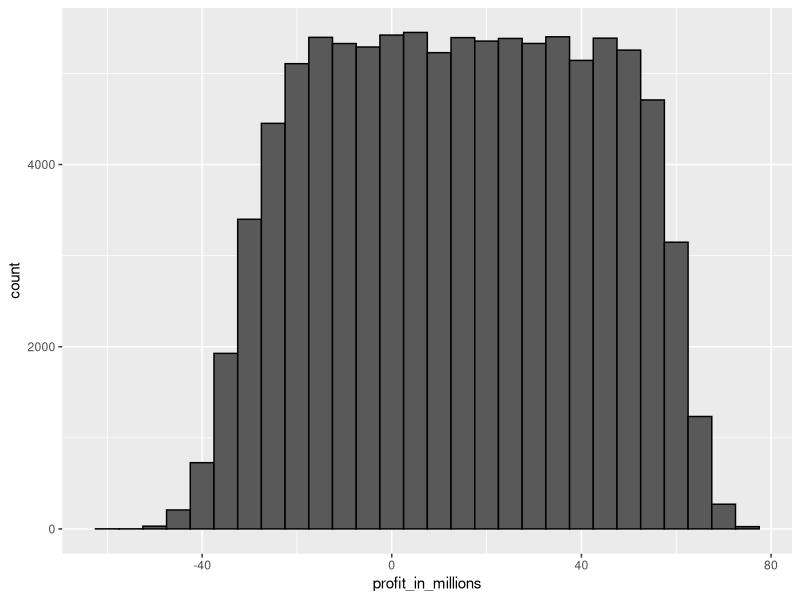
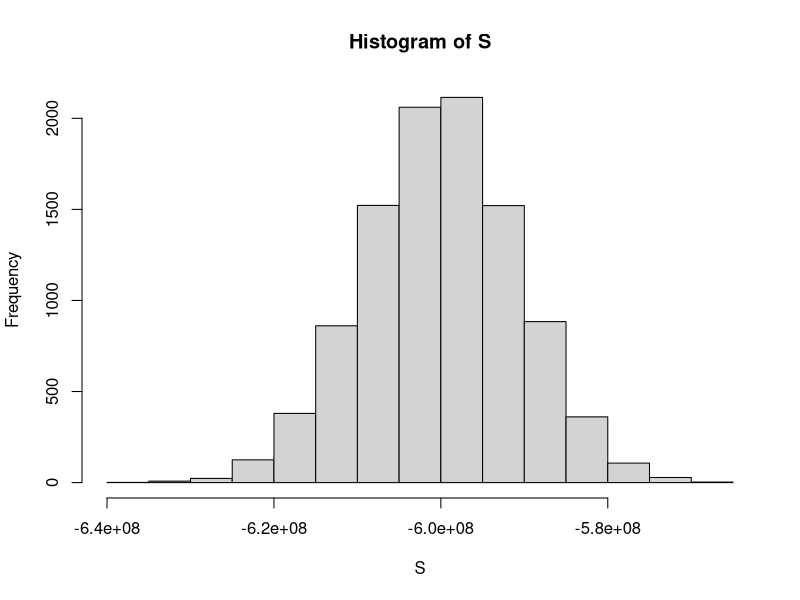

Recreate these plots in R, in order.
## ---- chunk 1
n<-1000
B<-10000
roulette_winnings<-function(n){
  X<-sample(c(-1,1), n, replace=TRUE, prob=c(9/19,10/19))
  sum(X)
}
S<-replicate(B,roulette_winnings(n))
## ---- chunk 2
n*(20-18)/38
sqrt(n)*2*sqrt(90)/19
## ---- chunk 3
mean(S)
sd(S)
## ---- chunk 4
mu<-n*(20-18)/38
se<-sqrt(n)*2*sqrt(90)/19
pnorm(0,mu,se)
## ---- chunk 5
mean(S<0)
## ---- chunk 6
x<-sample(c(17,-1), 1, prob=c(2/38, 36/38))
## ---- chunk 7
2/38 * 17 + 36/38 * -1
## ---- chunk 8
abs((17 - -1))*sqrt(2/38*36/38)
## ---- chunk 9
set.seed(1)
G <- sample(c(17,-1), 1000, replace=TRUE, prob = c(2/38, 36/38))
S <- sum(G)
S
## ---- chunk 10
(17* 2/38 -1*36/38)*1000
## ---- chunk 11
sqrt(1000)*abs((17-(-1)))*sqrt(2/38*36/38)
## ---- chunk 12
m<-(17* 2/38 -1*36/38)*1000
se<-sqrt(1000)*abs((17-(-1)))*sqrt(2/38*36/38)
1-pnorm(0,m,se)
## ---- chunk 13
set.seed(1)
S <- replicate(B,{
  X <- sample(c(17,-1), B, replace=TRUE, prob = c(2/38, 36/38))
  sum(X)
})
mean(S)
sd(S)
## ---- chunk 14
mean(S>0)
## ---- chunk 15
X <- sample(c(17,-1), 1000, replace=TRUE, prob = c(2/38, 36/38))
Y <- mean(X)
## ---- chunk 16
(17* 2/38 -1*36/38)*1000
## ---- chunk 17
sqrt(1000)*abs((17-(-1)))*sqrt(2/38*36/38)
## ---- chunk 18
m<-(17* 2/38 -1*36/38)*1000
se<-sqrt(1000)*abs((17-(-1)))*sqrt(2/38*36/38)
1-pnorm(0,m,se)
## ---- chunk 19
set.seed(1)
S <- replicate(2500,{
  Y <- sample(c(17,-1), 1000, replace=TRUE, prob = c(2/38, 36/38))
  mean(Y)
})
mean(S)
sd(S)
## ---- chunk 20
mean(S>0)
## ---- chunk 21
n <- 1000
loss_per_foreclosure <- -200000
p <- 0.02 
defaults <- sample( c(0,1), n, prob=c(1-p, p), replace = TRUE)
sum(defaults * loss_per_foreclosure)
## ---- chunk 22
B <- 10000
losses <- replicate(B, {
    defaults <- sample( c(0,1), n, prob=c(1-p, p), replace = TRUE) 
  sum(defaults * loss_per_foreclosure)
})
## ---- chunk 23
n*(p*loss_per_foreclosure + (1-p)*0)
sqrt(n)*abs(loss_per_foreclosure)*sqrt(p*(1-p))
## ---- chunk 24
- loss_per_foreclosure*p/(1-p)
## ---- chunk 25
qnorm(0.01)
## ---- chunk 26
l <- loss_per_foreclosure
z <- qnorm(0.01)
x <- -l*( n*p - z*sqrt(n*p*(1-p)))/ ( n*(1-p) + z*sqrt(n*p*(1-p)))
x
## ---- chunk 27
loss_per_foreclosure*p + x*(1-p)
## ---- chunk 28
n*(loss_per_foreclosure*p + x*(1-p)) 
## ---- chunk 29
B <- 100000
profit <- replicate(B, {
    draws <- sample( c(x, loss_per_foreclosure), n, 
                        prob=c(1-p, p), replace = TRUE) 
    sum(draws)
})
mean(profit)
mean(profit<0)
## ---- chunk 30
p <- 0.04
r <- (- loss_per_foreclosure*p/(1-p)) / 180000
r
## ---- chunk 31
r <- 0.05
x <- r*180000
loss_per_foreclosure*p + x * (1-p)
## ---- chunk 32
z <- qnorm(0.01)
n <- ceiling((z^2*(x-l)^2*p*(1-p))/(l*p + x*(1-p))^2)
n
## ---- chunk 33
n*(loss_per_foreclosure*p + x * (1-p))
## ---- chunk 34
p <- 0.04
x <- 0.05*180000
profit <- replicate(B, {
    draws <- sample( c(x, loss_per_foreclosure), n, 
                        prob=c(1-p, p), replace = TRUE) 
    sum(draws)
})
mean(profit)
## ---- chunk 35
p <- 0.04
x <- 0.05*180000
profit <- replicate(B, {
    new_p <- 0.04 + sample(seq(-0.01, 0.01, length = 100), 1)
    draws <- sample( c(x, loss_per_foreclosure), n, 
                        prob=c(1-new_p, new_p), replace = TRUE) 
    sum(draws)
})
## ---- chunk 36
mean(profit)
## ---- chunk 37
mean(profit<0)
## ---- chunk 38
mean(profit < -10000000)
## ---- chunk 39
library(tidyverse)
data.frame(profit_in_millions=profit/10^6) %>% 
  ggplot(aes(profit_in_millions)) + 
  geom_histogram(color="black", binwidth = 5)
## ---- chunk 40
n <- 10000
loss_per_foreclosure <- -200000
rate <- 0.3
loans <- sample(c(0,1), n, replace = TRUE, prob=c(1-rate, rate))
S <- sum(loans * loss_per_foreclosure)
S
## ---- chunk 41
S <- replicate(n, {
  loans <- sample(c(0,1), n, replace = TRUE, prob=c(1-rate, rate))
  sum(loans * loss_per_foreclosure)
})
hist(S)
## ---- chunk 42
n*(rate*loss_per_foreclosure + (1-rate)*0)
## ---- chunk 43
sqrt(n) * abs(loss_per_foreclosure) * sqrt(rate*(1-rate))
## ---- chunk 44
x <- -(loss_per_foreclosure*rate) / (1 - rate)
x / 180000
## ---- chunk 45
z <- qnorm(0.05)
x <- -loss_per_foreclosure*( n*rate - z*sqrt(n*rate*(1-rate)))/ ( n*(1-rate) + z*sqrt(n*rate*(1 -rate)))
x / 180000
